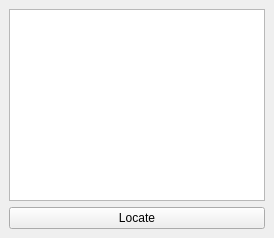
  <widget class="QDockWidget" name="dockPaper">
   <property name="minimumSize">
    <size>
     <width>100</width>
     <height>142</height>
    </size>
   </property>
   <property name="toolTip">
    <string>Displays steno notes, time of
stroke, audio time, and cursor
position.</string>
   </property>
   <property name="whatsThis">
    <string/>
   </property>
   <property name="accessibleName">
    <string>Paper Tape</string>
   </property>
   <property name="accessibleDescription">
    <string/>
   </property>
   <property name="windowTitle">
    <string>Paper Tape</string>
   </property>
   <attribute name="dockWidgetArea">
    <number>1</number>
   </attribute>
   <widget class="QWidget" name="dockWidgetContents">
    <layout class="QVBoxLayout" name="verticalLayout_4">
     <item>
      <widget class="QPlainTextEdit" name="strokeList">
       <property name="minimumSize">
        <size>
         <width>0</width>
         <height>0</height>
        </size>
       </property>
       <property name="font">
        <font>
         <family>Courier New</family>
         <pointsize>8</pointsize>
        </font>
       </property>
       <property name="focusPolicy">
        <enum>Qt::FocusPolicy::NoFocus</enum>
       </property>
       <property name="contextMenuPolicy">
        <enum>Qt::ContextMenuPolicy::NoContextMenu</enum>
       </property>
       <property name="undoRedoEnabled">
        <bool>false</bool>
       </property>
       <property name="lineWrapMode">
        <enum>QPlainTextEdit::LineWrapMode::NoWrap</enum>
       </property>
       <property name="readOnly">
        <bool>true</bool>
       </property>
       <property name="plainText">
        <string/>
       </property>
       <property name="tabStopDistance">
        <double>50.000000000000000</double>
       </property>
       <property name="textInteractionFlags">
        <set>Qt::TextInteractionFlag::TextSelectableByKeyboard|Qt::TextInteractionFlag::TextSelectableByMouse</set>
       </property>
      </widget>
     </item>
     <item>
      <layout class="QHBoxLayout" name="horizontalLayout_9">
       <item>
        <widget class="QPushButton" name="strokeLocate">
         <property name="focusPolicy">
          <enum>Qt::FocusPolicy::NoFocus</enum>
         </property>
         <property name="contextMenuPolicy">
          <enum>Qt::ContextMenuPolicy::NoContextMenu</enum>
         </property>
         <property name="toolTip">
          <string>Select stroke and locate in editor text</string>
         </property>
         <property name="text">
          <string>Locate</string>
         </property>
        </widget>
       </item>
      </layout>
     </item>
    </layout>
   </widget>
  </widget>
